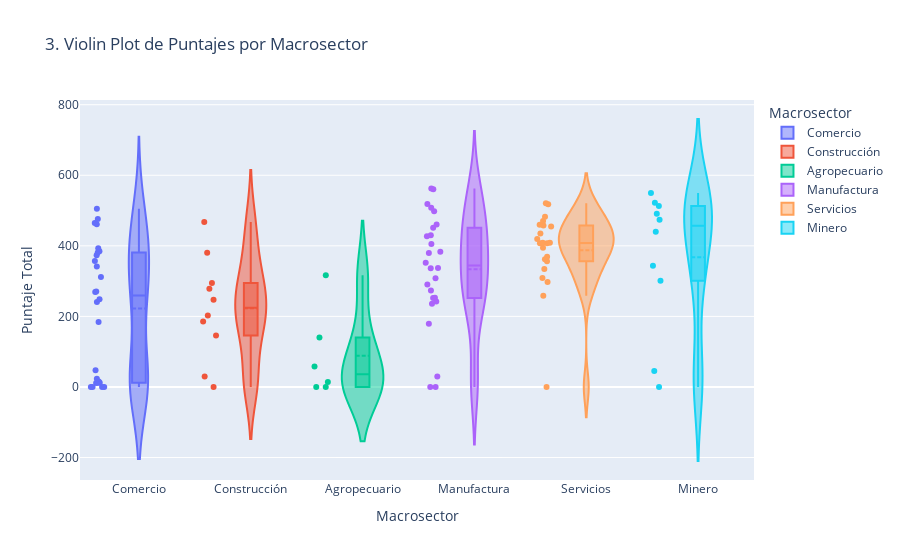

The notebook cell saved with this chart:
### Markdown cell above
## 3. Diagrama de Violín de la Dispersión del Desempeño Sectorial

### Code cell
# 1. Calcular el puntaje total (suma de valoracionPonderada) para cada empresa.
total_scores = raw_data.groupby(['Razón social', 'Macrosector'])['valoracionPonderada'].sum().reset_index()
total_scores.rename(columns={'valoracionPonderada': 'puntaje_total'}, inplace=True)

# 2. Eliminar Razón social y limpiar Macrosector '0' 'No' 'No informa' 'SI' 'Si'
total_scores.drop(columns='Razón social', inplace=True)


# 3. Crear un violin plot para cada Macrosector.
violin_fig = px.violin(total_scores, y='puntaje_total', x='Macrosector', box=True, points='all',
               color='Macrosector', title='3. Violin Plot de Puntajes por Macrosector',
               labels={'puntaje_total': 'Puntaje Total', 'Macrosector': 'Macrosector'})
violin_fig.update_traces(meanline_visible=True)
violin_fig.update_layout(
    xaxis_title='Macrosector',
    yaxis_title='Puntaje Total'
)

violin_fig.show()
save_chart_as_html(violin_fig, '03_violin_plot_performance.html')
# Save as image
violin_fig.write_image("img/03_violin_plot_performance.png", width=1000, height=800, scale=2)

### Figure 1 — Plotly figure (JSON) as saved in the notebook; plotly's stock layout.template omitted (floating-point values rounded to 4 significant figures)
{"data": [{"alignmentgroup": "True", "box": {"visible": true}, "hovertemplate": "Macrosector=%{x}<br>Puntaje Total=%{y}<extra></extra>", "legendgroup": "Comercio", "marker": {"color": "#636efa"}, "meanline": {"visible": true}, "name": "Comercio", "offsetgroup": "Comercio", "orientation": "v", "points": "all", "scalegroup": "True", "showlegend": true, "type": "violin", "x": ["Comercio", "Comercio", "Comercio", "Comercio", "Comercio", "Comercio", "Comercio", "Comercio", "Comercio", "Comercio", "Comercio", "Comercio", "Comercio", "Comercio", "Comercio", "Comercio", "Comercio", "Comercio", "Comercio", "Comercio", "Comercio", "Comercio", "Comercio", "Comercio", "Comercio", "Comercio"], "x0": " ", "xaxis": "x", "y": [0.0, 0.0, 11.76, 312.0, 184.1, 0.0, 381.0, 384.4, 11.76, 476.1, 269.4, 47.06, 11.54, 248.6, 461.4, 356.7, 464.5, 270.6, 15.79, 0.0, 505.0, 373.4, 241.2, 341.6, 23.53, 393.1], "y0": " ", "yaxis": "y"}, {"alignmentgroup": "True", "box": {"visible": true}, "hovertemplate": "Macrosector=%{x}<br>Puntaje Total=%{y}<extra></extra>", "legendgroup": "Construcción", "marker": {"color": "#EF553B"}, "meanline": {"visible": true}, "name": "Construcción", "offsetgroup": "Construcción", "orientation": "v", "points": "all", "scalegroup": "True", "showlegend": true, "type": "violin", "x": ["Construcción", "Construcción", "Construcción", "Construcción", "Construcción", "Construcción", "Construcción", "Construcción", "Construcción", "Construcción"], "x0": " ", "xaxis": "x", "y": [0.0, 467.8, 380.8, 278.1, 185.4, 145.9, 202.4, 294.8, 29.41, 247.2], "y0": " ", "yaxis": "y"}, {"alignmentgroup": "True", "box": {"visible": true}, "hovertemplate": "Macrosector=%{x}<br>Puntaje Total=%{y}<extra></extra>", "legendgroup": "Agropecuario", "marker": {"color": "#00cc96"}, "meanline": {"visible": true}, "name": "Agropecuario", "offsetgroup": "Agropecuario", "orientation": "v", "points": "all", "scalegroup": "True", "showlegend": true, "type": "violin", "x": ["Agropecuario", "Agropecuario", "Agropecuario", "Agropecuario", "Agropecuario", "Agropecuario"], "x0": " ", "xaxis": "x", "y": [0.0, 58.15, 316.7, 140.5, 0.0, 14.29], "y0": " ", "yaxis": "y"}, {"alignmentgroup": "True", "box": {"visible": true}, "hovertemplate": "Macrosector=%{x}<br>Puntaje Total=%{y}<extra></extra>", "legendgroup": "Manufactura", "marker": {"color": "#ab63fa"}, "meanline": {"visible": true}, "name": "Manufactura", "offsetgroup": "Manufactura", "orientation": "v", "points": "all", "scalegroup": "True", "showlegend": true, "type": "violin", "x": ["Manufactura", "Manufactura", "Manufactura", "Manufactura", "Manufactura", "Manufactura", "Manufactura", "Manufactura", "Manufactura", "Manufactura", "Manufactura", "Manufactura", "Manufactura", "Manufactura", "Manufactura", "Manufactura", "Manufactura", "Manufactura", "Manufactura", "Manufactura", "Manufactura", "Manufactura", "Manufactura", "Manufactura", "Manufactura", "Manufactura"], "x0": " ", "xaxis": "x", "y": [508.2, 429.8, 307.9, 236.1, 405.1, 498.0, 427.4, 290.4, 518.4, 252.4, 352.1, 560.4, 336.7, 0.0, 460.3, 0.0, 242.3, 29.41, 273.7, 562.8, 383.5, 336.9, 379.9, 451.4, 252.6, 178.9], "y0": " ", "yaxis": "y"}, {"alignmentgroup": "True", "box": {"visible": true}, "hovertemplate": "Macrosector=%{x}<br>Puntaje Total=%{y}<extra></extra>", "legendgroup": "Servicios", "marker": {"color": "#FFA15A"}, "meanline": {"visible": true}, "name": "Servicios", "offsetgroup": "Servicios", "orientation": "v", "points": "all", "scalegroup": "True", "showlegend": true, "type": "violin", "x": ["Servicios", "Servicios", "Servicios", "Servicios", "Servicios", "Servicios", "Servicios", "Servicios", "Servicios", "Servicios", "Servicios", "Servicios", "Servicios", "Servicios", "Servicios", "Servicios", "Servicios", "Servicios", "Servicios", "Servicios", "Servicios", "Servicios"], "x0": " ", "xaxis": "x", "y": [334.6, 518.0, 369.2, 454.7, 459.6, 457.5, 482.2, 409.1, 520.6, 407.3, 297.6, 407.1, 258.3, 394.3, 308.7, 408.6, 435.0, 0.0, 470.7, 419.4, 362.1, 356.5], "y0": " ", "yaxis": "y"}, {"alignmentgroup": "True", "box": {"visible": true}, "hovertemplate": "Macrosector=%{x}<br>Puntaje Total=%{y}<extra></extra>", "legendgroup": "Minero", "marker": {"color": "#19d3f3"}, "meanline": {"visible": true}, "name": "Minero", "offsetgroup": "Minero", "orientation": "v", "points": "all", "scalegroup": "True", "showlegend": true, "type": "violin", "x": ["Minero", "Minero", "Minero", "Minero", "Minero", "Minero", "Minero", "Minero", "Minero", "Minero"], "x0": " ", "xaxis": "x", "y": [45.05, 300.8, 549.7, 522.4, 439.8, 512.6, 343.8, 473.8, 490.6, 0.0], "y0": " ", "yaxis": "y"}], "layout": {"legend": {"title": {"text": "Macrosector"}, "tracegroupgap": 0}, "title": {"text": "3. Violin Plot de Puntajes por Macrosector"}, "violinmode": "overlay", "xaxis": {"anchor": "y", "categoryarray": ["Comercio", "Construcción", "Agropecuario", "Manufactura", "Servicios", "Minero"], "categoryorder": "array", "domain": [0, 1], "title": {"text": "Macrosector"}}, "yaxis": {"anchor": "x", "domain": [0, 1], "title": {"text": "Puntaje Total"}}}}
